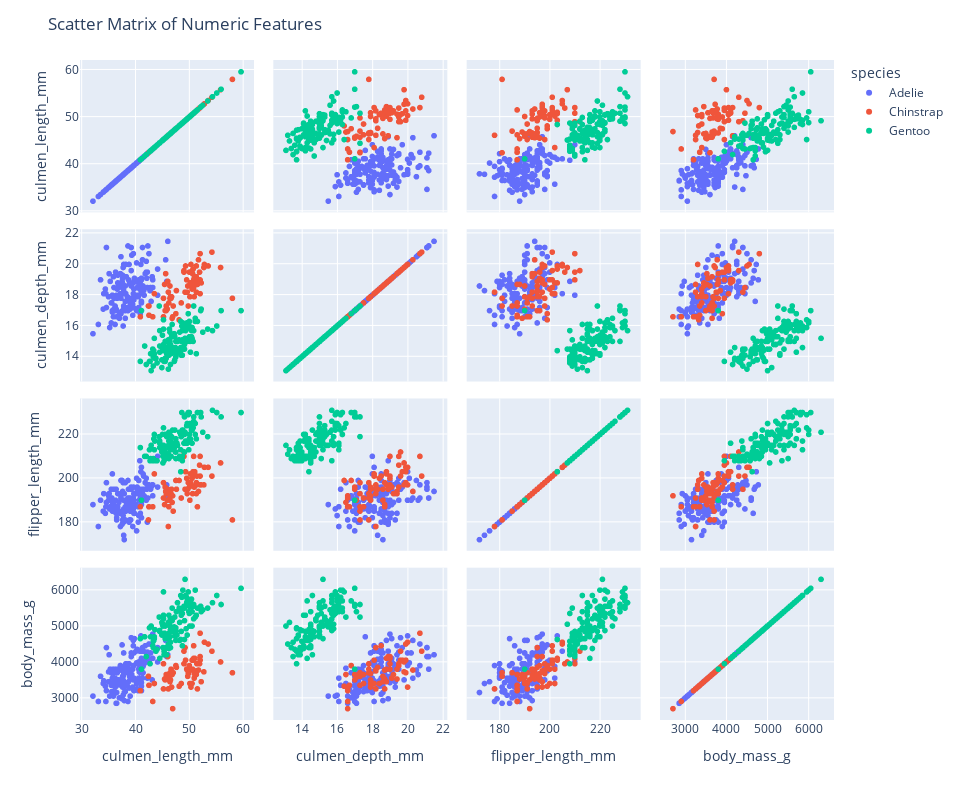

Notebook code for this chart:
### Markdown cell above
Let's display a scatter matrix with every numeric feature from our dataset.

### Code cell
fig = px.scatter_matrix(
    penguins, 
    dimensions=["culmen_length_mm", "culmen_depth_mm", "flipper_length_mm", "body_mass_g"], 
    color="species")

fig.update_layout(height=800, width=960, title_text="Scatter Matrix of Numeric Features")

fig.show()
